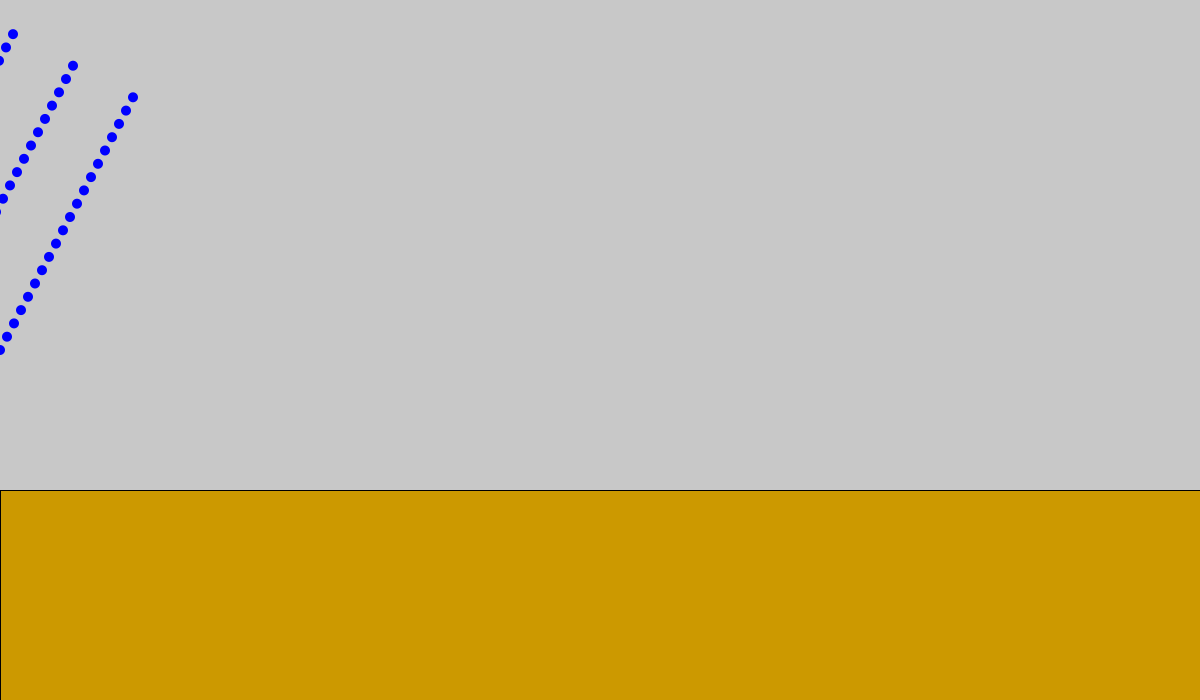
Frame 1 (no input)
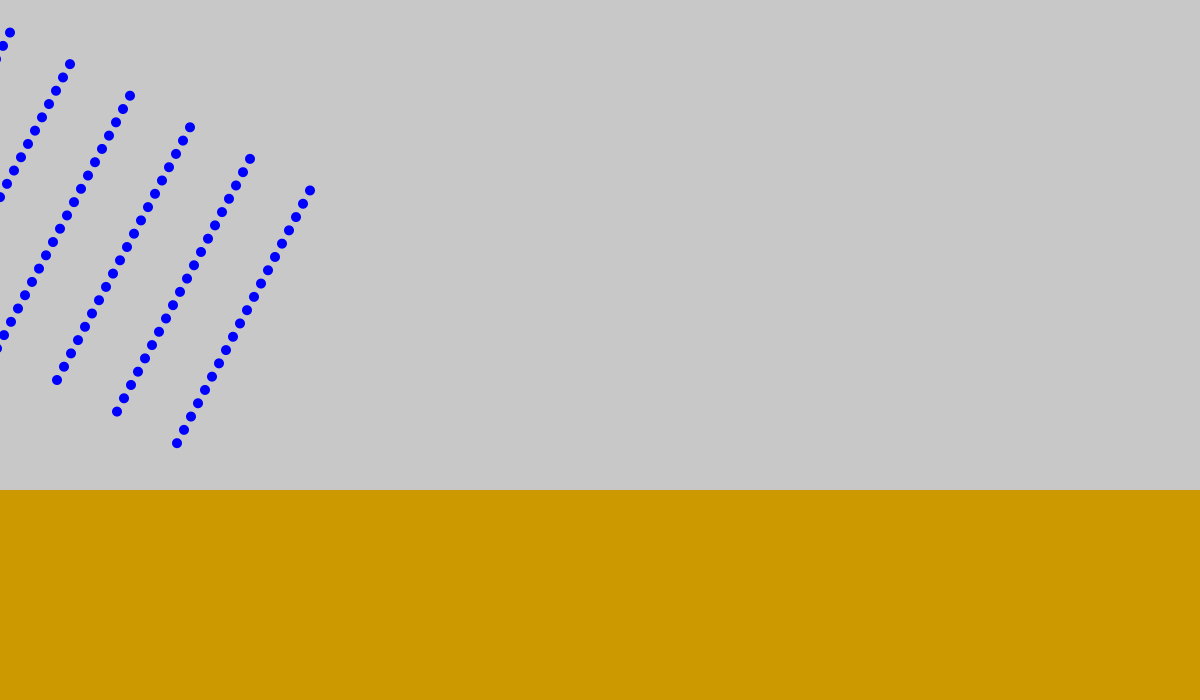
Frame 60 (the mouse pressed at the canvas centre just before this capture)
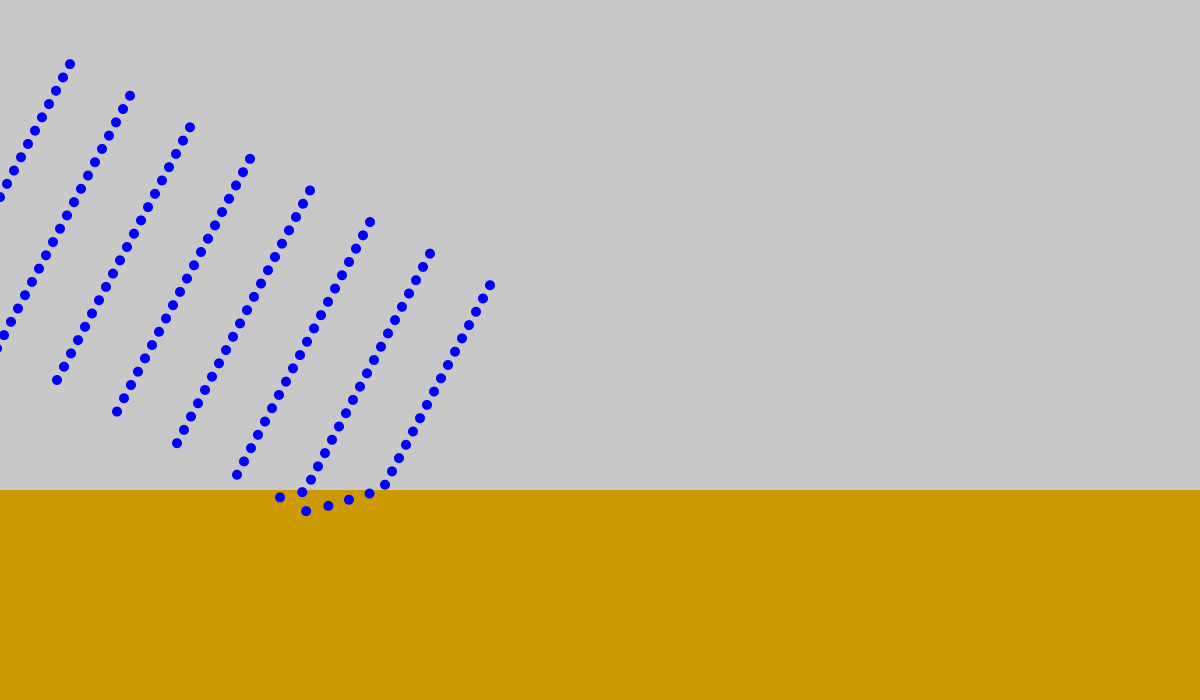
Frame 120 (the mouse held since frame 60 and released just before this capture)

The Processing sketch that drew these frames (run headless with seeded random() and noise(); from frame 60 on, the mouse is pressed at the canvas centre):

// Processing sketch: Marching_Through_Syrup_NO_GUI
// ── Marching_Through_Syrup_NO_GUI.pde
int numRows = 8;                   //Number of rows of marchers
int rowLength = 20;                //Number of marchers per row
float xSpeed = 3;                  //x-speed of the marchers on pavement
float slope = 1.9;                 //Initial slope of the marchers
float separation = 7;              //Horizontal spacing between marchers
float separationBetweenRows = 20;  //Vertical spacing between rows
float stickiness = 2.3;            //The ratio of the marchers' speed in syrup over their speed on pavement

Marcher[][] theBand;
float yMapleSyrup;
float ySpeed = xSpeed/slope;          


void setup() {
  frameRate(20);
  size(1200, 700);
  yMapleSyrup = 0.7*height;

  theBand = new Marcher[numRows][rowLength];

  for (int row = 0; row < numRows; row++) {
    for (int person = 0; person < rowLength; person++) {
      float x = person*separation - row * xSpeed * separationBetweenRows;
      float y = 350 - person*slope*separation - row * ySpeed * separationBetweenRows;
      theBand[row][person] = new Marcher( x, y, xSpeed, ySpeed );
    }
  }
}


void draw() {
  background(200, 200, 200);
  fill(#cc9900);
  rect(0, yMapleSyrup, width, height-yMapleSyrup);

  fill(0, 0, 255);
  noStroke();


  for (int row=0; row < numRows; row++) {
    for (int person=0; person < rowLength; person++) {

      Marcher m = theBand[row][person];
      m.drawMe();
      m.updatePosition();

      if ( m.yPos >= yMapleSyrup && m.inMapleSyrup == false ) {  //if m has just entered the syrup...
        m.slowDown();
        m.inMapleSyrup = true;
      }
    }
  }
}

// ── Marcher.pde
class Marcher {
  float xPos, yPos, xSpeed, ySpeed;
  boolean inMapleSyrup;
  float size;
  
  Marcher( float x, float y, float xs, float ys ) {
    this.xPos = x;
    this.yPos = y;
    this.xSpeed = xs;
    this.ySpeed = ys;
    this.inMapleSyrup = false;
    this.size = 10;
  }
  
  void updatePosition() {      
     this.xPos += this.xSpeed;
     this.yPos += this.ySpeed;
  }
  
  void slowDown( ) {
    this.xSpeed /= stickiness;
    this.ySpeed /= stickiness;
  }
  
  void drawMe() {
    circle(this.xPos, this.yPos, size);
  }

}
